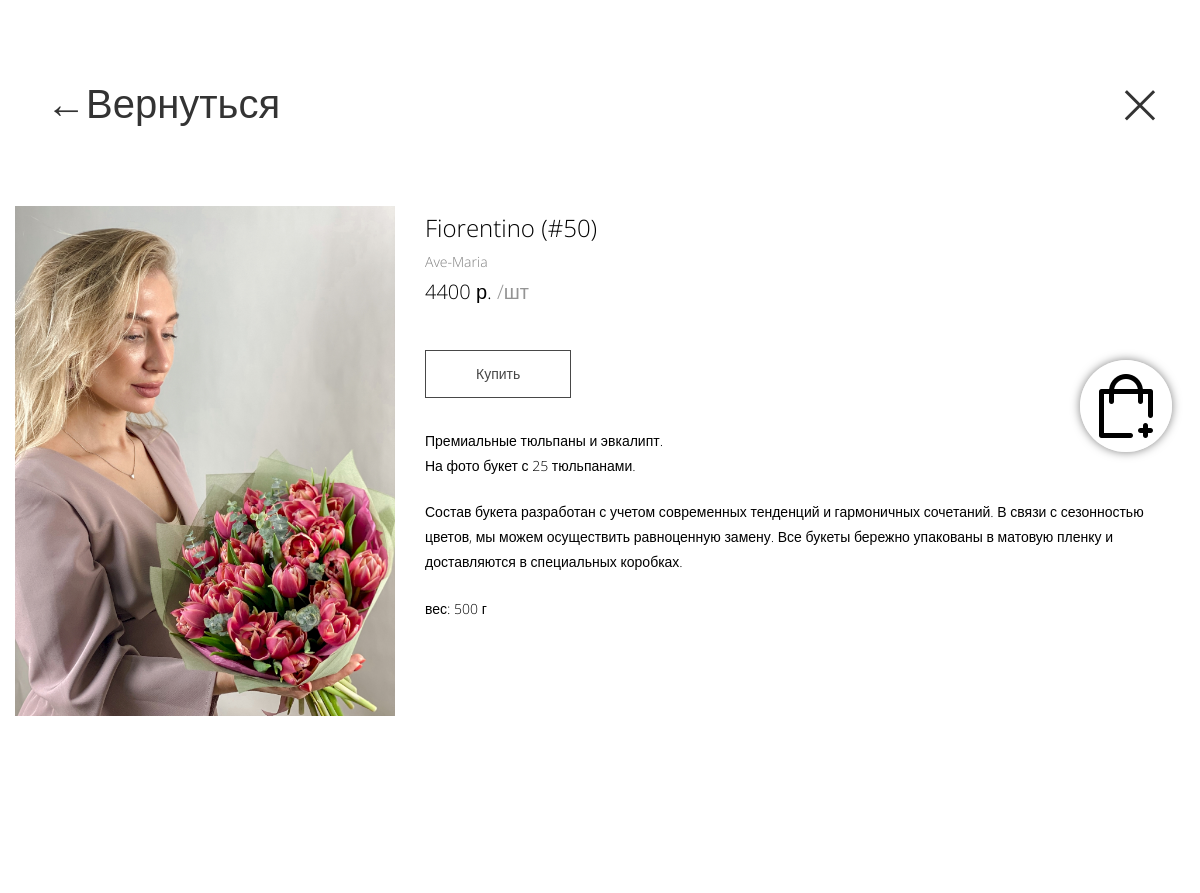
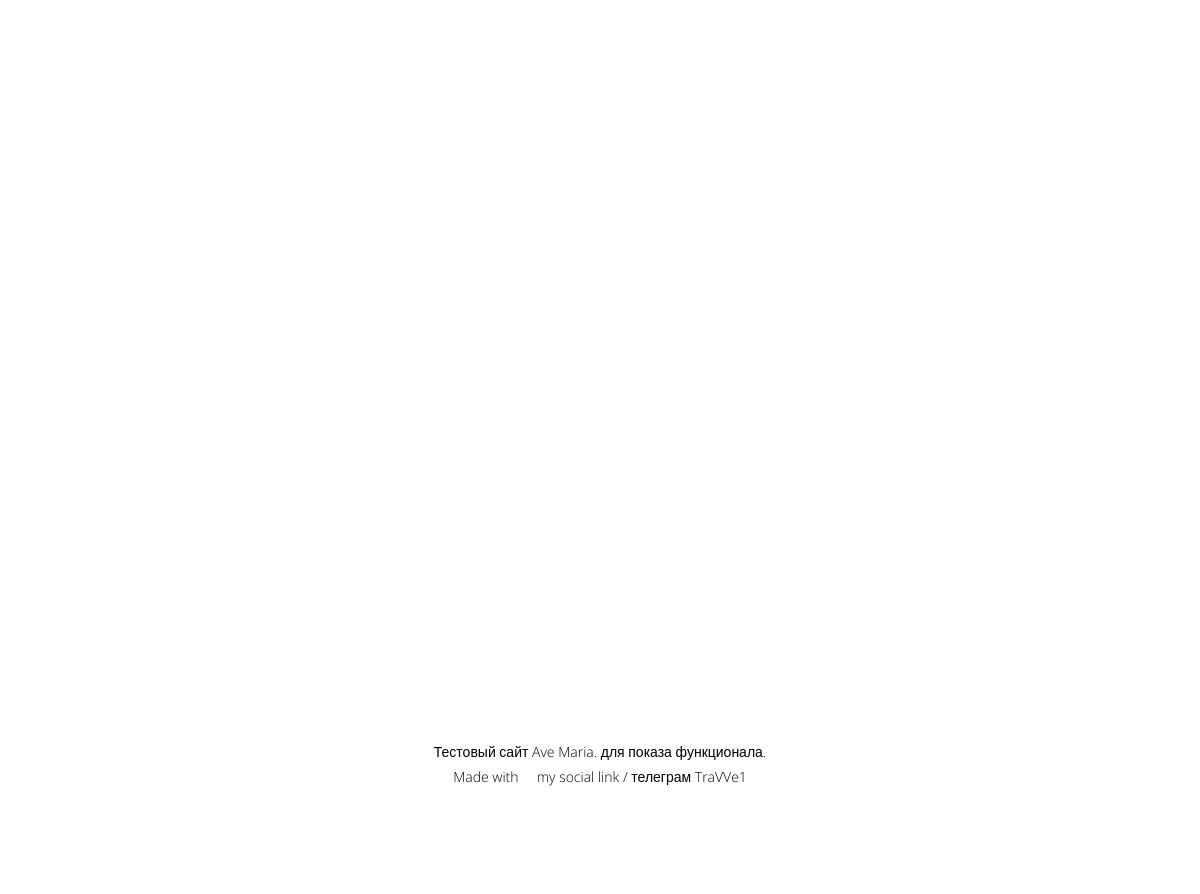
The page /product/Fiorentino on the database its author committed (2 pictures, top to bottom).
### tables this page shows
CREATE TABLE products (
id integer PRIMARY KEY AUTOINCREMENT,

name text NOT NULL,
description text NOT NULL,
quick_describe text NOT NULL,
weight text NOT NULL,
amount text NOT NULL,
price text NOT NULL,
url text NOT NULL,
imgname text NOT NULL,
time integer NOT NULL
);

### script.py (the view, shortened to what this page needs)
@app.route("/product/<alias>", methods=["POST", "GET"])
def show_product(alias):
    user_id = current_user.get_id()
    id, name, description, quick_describe, weight, amount, price, imgname = dbase.get_product(alias)
    result_amount = ''
    for i in amount:
        if i != '.':
            result_amount += i
        if i == '.':
            result_amount += i + '<br>'
    result_amount = result_amount[:-4]
    if not name:
        abort(404)
    return render_template('post.html',
                           menu=dbase.get_menu(),
                           post=dbase.get_product(alias),
                           products=dbase.get_products_announce(),
                           result_amount=result_amount,
                           name=name,
                           autofill=dbase.get_autofill(user_id),
                           check_authenticated=check_authenticated)

### FDataBase.py (called while the page is built)
    def get_menu(self):
        sql = """SELECT * FROM mainmenu"""
        try:
            self.__cur.execute(sql)
            res = self.__cur.fetchall()
            if res:
                return res
        except sqlite3.Error as e:
            print("Error script getting data from DB'\n'error comes from FDataBase | get_menu " + str(e))
        return []

    def get_product(self, alias):
        try:
            self.__cur.execute(f"SELECT id, name, description, quick_describe, weight, amount, price, imgname "
                               f"FROM products WHERE url LIKE '{alias}' LIMIT 1")
            res = self.__cur.fetchone()
            if res:
                return res
        except sqlite3.Error as e:
            print("Error script getting data from DB'\n'error comes from FDataBase | get_product " + str(e))
        return False, False

    def get_products_announce(self):
        try:
            self.__cur.execute(f"SELECT id, name, description, quick_describe, weight, amount, price, url, imgname "
                               f"FROM products ORDER BY time DESC")
            res = self.__cur.fetchall()
            if res:
                return res
        except sqlite3.Error as e:
            print("Error script getting data from DB'\n'error comes from FDataBase | get_products_announce " + str(e))
        return []

    def get_autofill(self, user_id):
        try:
            self.__cur.execute(f"SELECT customer, phone, mail, receiver, receiver_phone, city, "
                               f"street, building_address, entrance, floor, apartment "
                               f"FROM users WHERE id LIKE '{user_id}' LIMIT 1")
            res = self.__cur.fetchone()
            if not res:
                print("Failed")
                return False
            return res
        except sqlite3.Error as e:
            print("Error script getting data from DB'\n'error comes from FDataBase | get_autofill " + str(e))
        return False

### script.py (called while the page is built)
def connect_db():
    conn = sqlite3.connect(app.config['DATABASE'])
    conn.row_factory = sqlite3.Row
    return conn

def get_db():
    if not hasattr(g, 'link_db'):
        g.link_db = connect_db()
    return g.link_db

@app.before_request
def before_request():
    global dbase
    db = get_db()
    dbase = FDataBase(db)

### templates/post.html (shortened to what this page needs)
{% extends 'base.html' %}
{% block content %}
{{ super() }}
<div class="header-panel">
	<button class="button-back" onclick="history.back()"><span>&#8592;</span><span>Вернуться</span></button>
	<a href="\product" class="button-close"><span>&#215;</span></a>
</div>
	<header>
		<div class="FlowerCon">
		<div class="fadeInLeft animated">
			<img class="el-img-front" src="\static\images\productImg\{{post.imgname}}" width="526" height="700">
		</div>
		<div class="textblock fadeInRight animated">
		<p class="el-name">{{ post.name }}</p>
		<p class="col-3-description">Ave-Maria</p>
        <p class="el price">
            <span class="priceValue">{{ post.price }}</span>
            <span>р.</span>
            <span class="el-unit">/шт</span>
        </p>
		<div class="buttonmargin">
            <button class="btn-more-info" data-product-id="{{post.id}}">Купить</button>
		</div>
		<p class="el-description ">{{ result_amount | safe }}</p>
		<p class="el-description ">{{ post.description }}</p>
		<p class="el-description "> вес: {{ post.weight }} г</p>
		</div>
		</div>
	</header>
<div id="fh5co-product-section">
    <div class="container">
        <div class="row">
        </div>
        <div class="owl-carousel owl-carousel2">
        </div>
    </div>
</div>
{% endblock %}

### static/css/style.css (style rules this page uses)
.el-img-front { width: 380px; height: 510px; }
.el-name { font-size: 24px; margin: auto; }
.el-description { font-size: 14px; }
.el.price { margin-bottom: 20px; }
.el-unit { color: #555555a1; }
.btn-more-info { color: #474747; background-color: #ffffff; border: 1px solid #474747; font-weight: 300; font-size: 14px; padding-left: 30px; padding-right: 30px; padding: 10px 50px; margin-top: 10px; }
body { font-family: "Open Sans", Arial, serif; line-height: 1.8; font-size: 20px; background: #fff; font-weight: 300; }
a { color: #000; -webkit-transition: 0.5s; -o-transition: 0.5s; transition: 0.5s; text-decoration: none!important; }
p { margin-bottom: 1.5em; font-size: 20px; color: #000; font-weight: 300; font-family: "Open Sans", Arial, serif; }
.owl-carousel { margin-bottom: 5em; }
#fh5co-media-section, #fh5co-intro-section, #fh5co-contact-section, #fh5co-product-section, .about-section { padding-bottom: 8em; }
.header-panel { z-index: 9999; margin: 40px; display: flex; justify-content: space-between; }
.button-back, .button-close { border: 0px; color: #333; background: transparent; -webkit-transition: 0.5s; -o-transition: 0.5s; transition: 0.5s; font-size: 40px; }
.button-close { font-size: 70px!important; }
.FlowerCon { display: flex; max-width: 1200px; margin-left: auto; margin-right: auto; padding-left: 15px; padding-right: 15px; }
.textblock { margin-left: 30px; margin-right: 30px; }
.buttonmargin { margin-top: 30px; margin-bottom: 30px; }
.col-3-description { font-size: 14px; color: gray; margin: auto; }
.row { color: #000; margin: 0!important; }
.owl-carousel:after { content: ""; display: block; position: absolute; width: 8%; top: 0; bottom: 0; left: 50%; margin-left: 0; pointer-events: none; background: url() no-repeat center 50%; background-size: 100% auto; }
.owl-carousel { z-index: auto; margin: 0; }
@media screen and (min-width:961px) and (max-width:1200px) { html { font-size:8px; } }
input[type="checkbox"]:checked + label:before, input[type="checkbox"]:not(:checked) + label:before, { content: ""; position: absolute; left: 0px; top: 0px; width: 60px; height: 56px; background-color: #363b41; }

### rows shown on the page
products: imgname (picture), name "Fiorentino (#50)", price "4400", description "Состав букета разработан с учетом современных тенденций и гармоничных сочетаний. В связи с сезонностью цветов, мы можем осуществить равноценную замену. Все букеты бережно упакованы в матовую пленку и доставляются в специальных коробках.", weight "500"

### other values the page prints
{{ result_amount | safe }} "Премиальные тюльпаны и эвкалипт. На фото букет с 25 тюльпанами."
